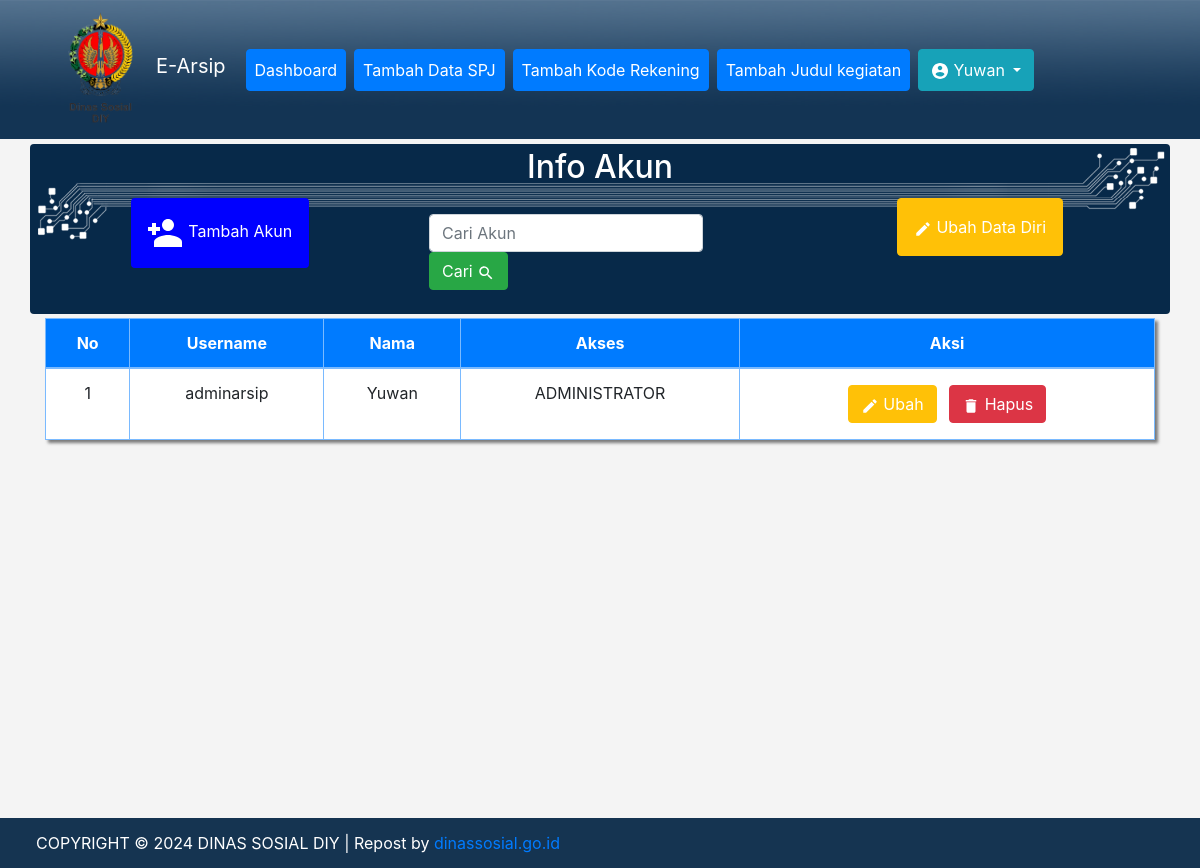
/info_akun.php (signed in), run on the app's committed database.
### tables this page shows
CREATE TABLE `user` (
  `id_user` int(11) NOT NULL,
  `username` varchar(20) NOT NULL,
  `password` varchar(350) NOT NULL,
  `nama` varchar(50) NOT NULL,
  `akses` enum('administrator','pegawai') NOT NULL
);

### functions.php (called while the page is built, shortened)
<?php
$koneksi = mysqli_connect("localhost", "root", "" , "arsipfix") or die;
function query($query){
	global $koneksi;
	$result = mysqli_query($koneksi, $query);
	$rows = [];
	while ($row = mysqli_fetch_assoc($result)) {
		$rows[] = $row;
	}
	return $rows;
}
 ?>

### info_akun.php (the view, shortened to what this page needs)
<?php
require 'functions.php';
$ambil = query("SELECT * FROM user WHERE id_user ='$_SESSION[id_user]'")[0];
$isi = mysqli_query($koneksi, "SELECT * FROM user");
?>
<!doctype html>
<html lang="en">
<head>
	<link rel="stylesheet" href="vendor/bootstrap.min.css">
	<link rel="stylesheet" href="vendor/style.css">
</head>
<body class="bg">
	<?php include 'include/navbar.php'; ?>
	<section>
		<div class="container">
			<div class="row">
				<div class="col rounded-top text-white p-1 bg-supergraphic text-center">
					<h2>Info Akun</h2>
				</div>
			</div>
			<div class="row rounded-bottom bg-supergraphics text-center justify-content-center mb-1">
				<?php if ($_SESSION['akses'] == 'administrator') : ?>
					<div class="col-md-4 mb-2">
						<a href="tambah_akun.php" class="btn button-color p-3">
							<img src="img/baseline_person_add_white_18dp.png"> Tambah Akun</a>
					</div>
				<?php endif ?>
				<div class="col-md-4 mt-3 mb-4">
					<form class="form-inline my-2 my-lg-0 m-1" method="post">
						<input class="form-control mr-sm-2" type="text" autocomplete="off" placeholder="Cari Akun" aria-label="Search" name="keyword">
						<button class="btn btn-success my-2 my-sm-0" name="cari" type="submit">Cari
							<img src="img/baseline_search_white_18dp.png"></button>
					</form>
				</div>
				<?php if ($ambil['id_user'] && $_SESSION['akses'] != 'pegawai') : ?>
					<div class="col-md-4 mb-2">
						<a href="ubah_akun.php?id=<?= $ambil['id_user']; ?>" onclick="return confirm('Apakah Anda Ingin Mengubah Akun ?');" class="btn btn-warning p-3 text-center text-white">
							<img src="img/baseline_edit_white_18dp.png"> Ubah Data Diri</a>
					</div>
				<?php endif ?>
			</div>
			<table class="table bg-white table-bordered table-hover table-primary shadow-box">
				<thead class="bg-primary text-white text-center">
					<tr>
						<th>No</th>
						<th>Username</th>
						<th>Nama</th>
						<th>Akses</th>
						<?php if ($_SESSION['akses'] == 'administrator') : ?>
							<th>Aksi</th>
						<?php endif; ?>
					</tr>
				</thead>
				<tbody>
					<?php $i = 1; ?>
					<?php foreach ($isi as $row) : ?>
						<tr class="text-center">
							<td><?= $i; ?></td>
							<td><?= $row['username']; ?></td>
							<td><?= ucwords($row['nama']); ?></td>
							<td><?= strtoupper($row['akses']); ?></td>
							<?php if ($_SESSION['akses'] == 'administrator') : ?>
								<td>
									<a href="ubah_akun.php?id=<?= $ambil['id_user']; ?>" onclick="return confirm('Apakah Anda Ingin Mengubah Akun ?');" class="btn btn-warning m-1 text-center text-white">
										<img src="img/baseline_edit_white_18dp.png"> Ubah</a>
									<a href="hapus_akun.php?id=<?= $row['id_user']; ?>" onclick="return confirm('Apakah Anda Ingin Menghapus Akun ?');" class="btn btn-danger m-1 text-center">
										<img src="img/baseline_delete_white_18dp.png"> Hapus</a>
								</td>
							<?php endif ?>
						</tr>
						<?php $i++; ?>
					<?php endforeach; ?>
				</tbody>
			</table>
		</div>
	</section>
	<div class="footer">
		COPYRIGHT &copy; <?= date('Y'); ?> DINAS SOSIAL DIY | Repost by <a href='https://dinassosial.go.id/' title='dinassosial.go.id' target='_blank'>dinassosial.go.id</a>
	</div>
</body>
</html>

### data on the page
user: username "adminarsip", nama "Yuwan", akses "ADMINISTRATOR"

### other printed values
$_SESSION["nama"] "Yuwan"
